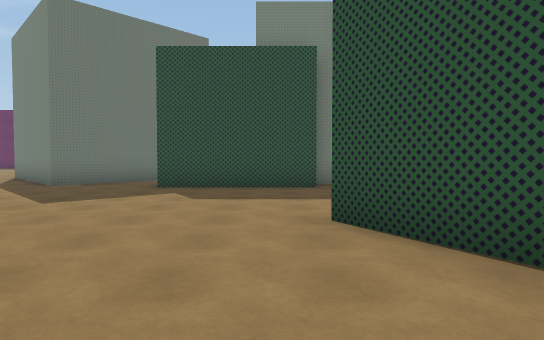
view 1 (above)

24 first-person views from a walk through a scene from a Unity 3-D project. The camera is 1.4 m above the floor, tilts 2° down and sees 75° across. The floor is counted in squares, 2 m on a side. Each view is taken from the middle of a square. On the plan, view 1 faces up. The plan holds only what a view shows up to about 11 squares ahead; the rest is blank. The place goes on beyond the plan. The player is left out. Some surface patterns are stand-ins.

view 2
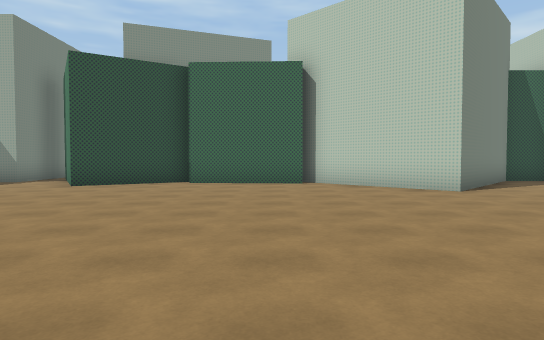

view 3
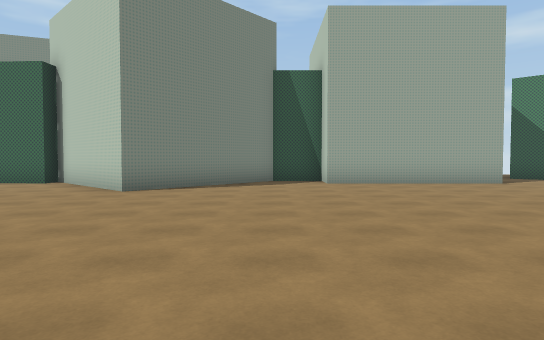

view 4
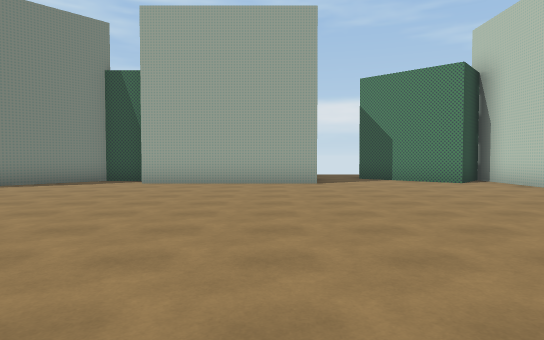

view 5
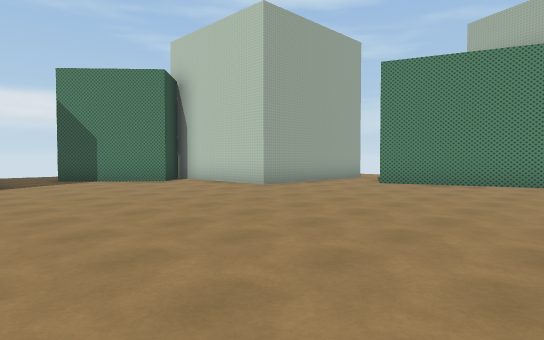

view 6
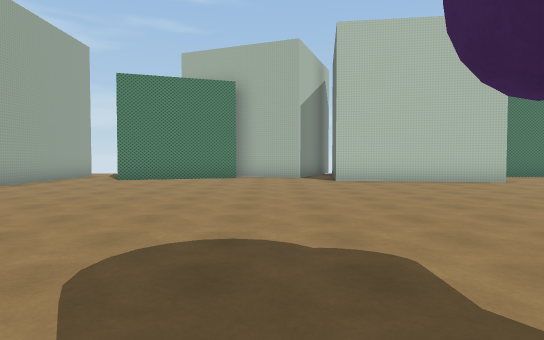

view 7
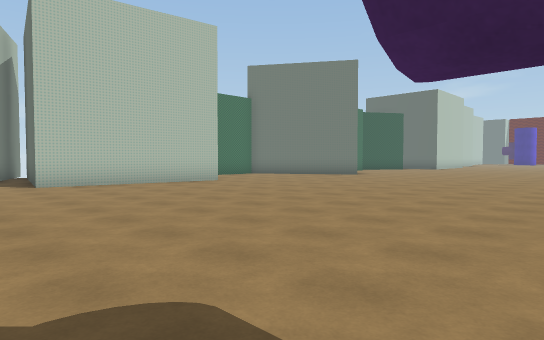

view 8
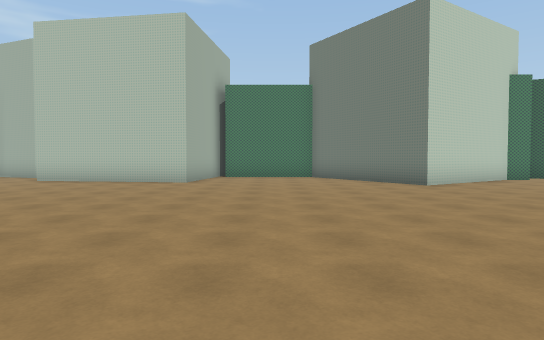

view 9
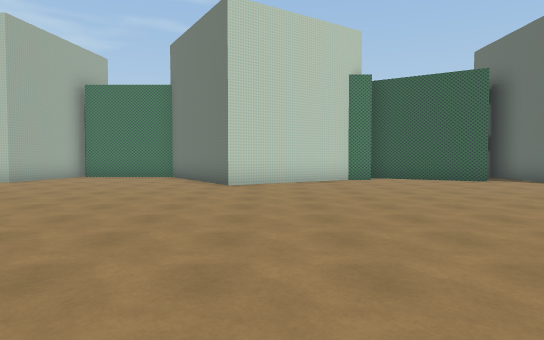

view 10
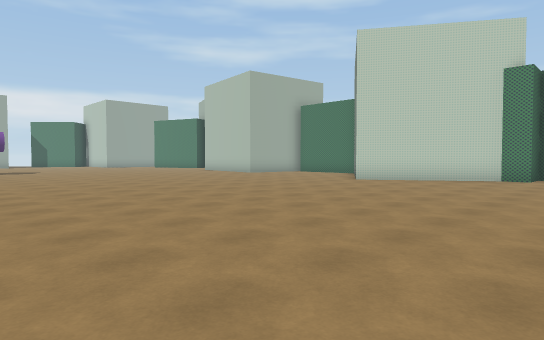

view 11
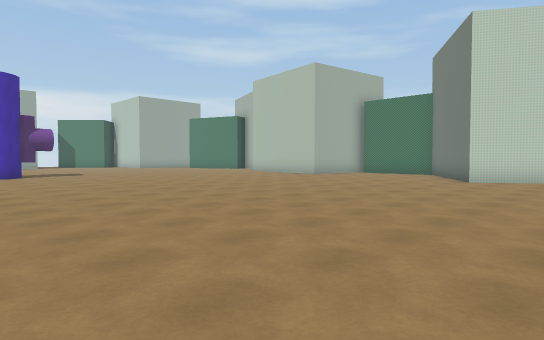

view 12
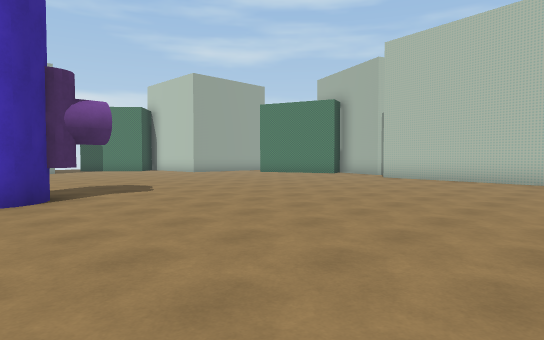

view 13
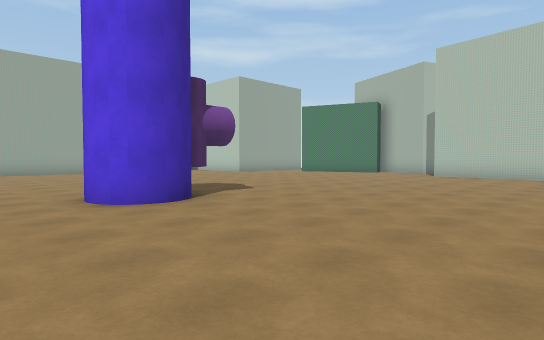

view 14
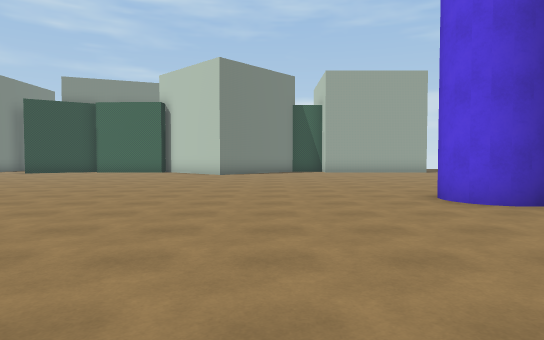

view 15
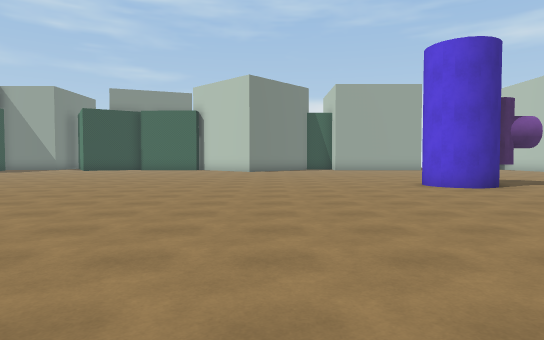

view 16
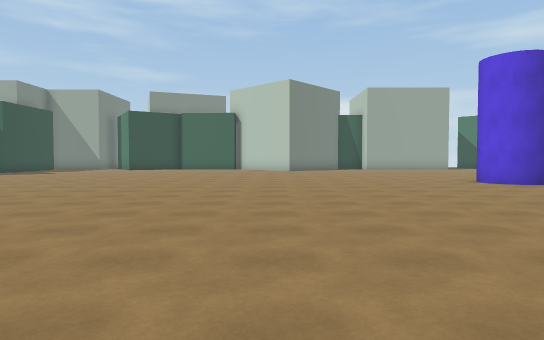

view 17
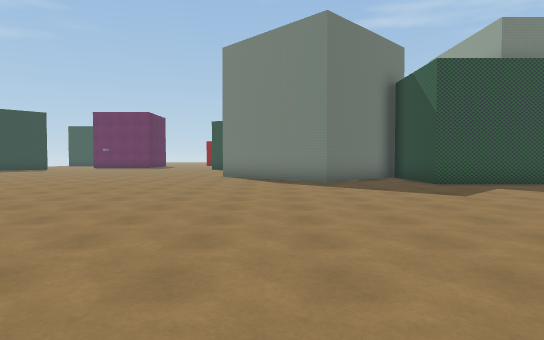

view 18
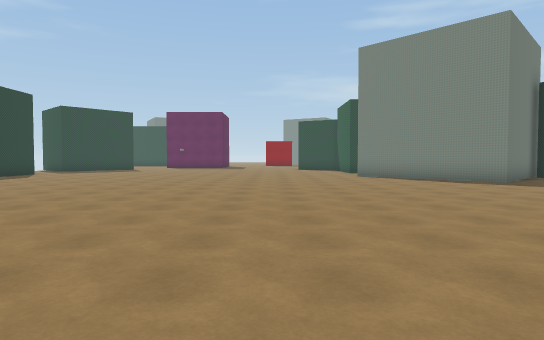

view 19
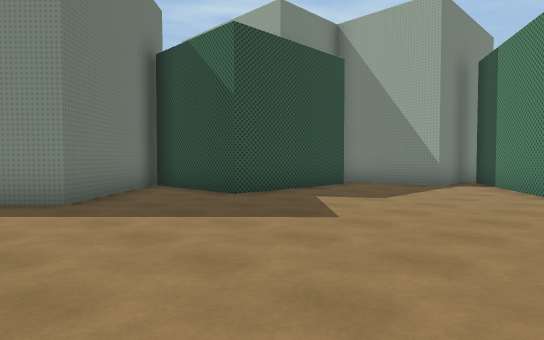

view 20
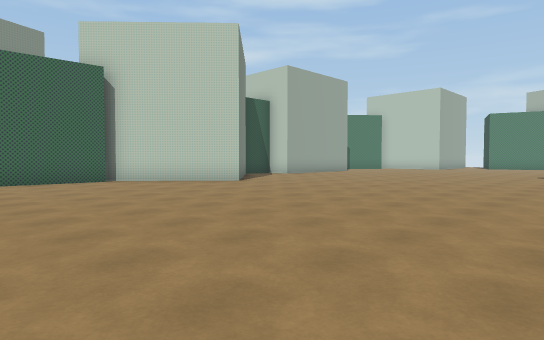

view 21
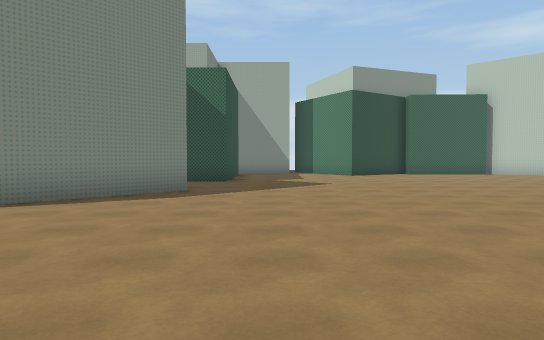

view 22
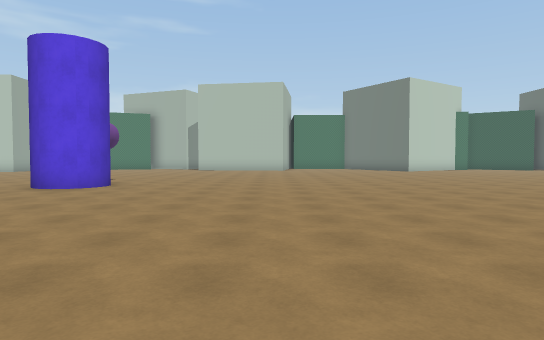

view 23
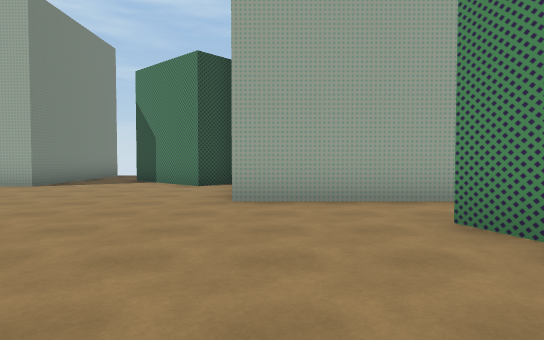

view 24
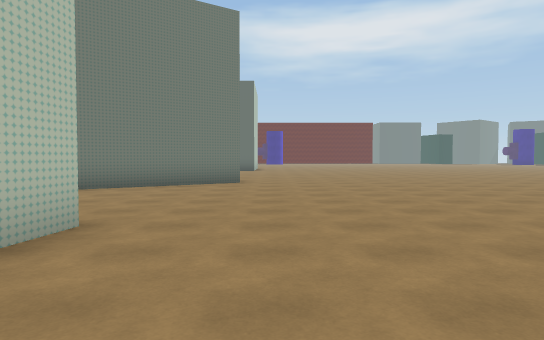

### Floor plan
Points are (right, up) in squares from view 1. A wall is a line through its corners. A room is listed if a view was taken in it or the views show most of it. See-through windows are left out.
Room 1 (views 1, 2, 3, 4, 5, 6, 7, 8, 9, 10, 11, 12, 13, 14, 15, 16, 17, 18, 19, 20, 21, 22, 23, 24)
walls: (-9.2, -9.8) (-8.7, -9.9); (-9.9, -11.1) (-10, -10.6); (1.5, -1.8) (1.5, 1.4); (-14.8, -22) (-14.6, -21) (-9.9, -21.7) (-10.1, -22.6); (2.3, 1.4) (0.7, 3.9) (3.9, 5.9); (-4.1, -22.3) (-3.2, -21.9); (-3.9, 10.4) (-5.5, 8.8) (-7.2, 10.5); (4, -14.2) (1.5, -14.2) (1.5, -9.5) (2.6, -9.5) (2.6, -8) (-0.7, -4.9) (2.2, -1.9); (1.1, 8.3) (-2.7, 8.3) (-2.7, 10.5); (-25.1, -22.2) (-24.4, -22.2) (-20.9, -19.9) (-19.2, -22.6); (-1.3, -22.5) (-1.3, -19.4) (3, -19.4) (1.7, -18.2) (3.7, -15.9); (1.6, 9.3) (1.1, 9.3); (-27.6, -21.8) (-27.2, -22); (4.9, 6.3) (2.1, 6.3) (2.1, 9)
ways out: opening at (4, -15)
objects: other object (-9, -12)

Positions as (right, up) in squares from view 1, and headings:
1: (0, 0), facing up
2: (-8, -1), facing right
3: (-8, -8), facing right
4: (-8, -13), facing right
5: (-8, -13), facing down-right
6: (-8, -11), facing down
7: (-8, -12), facing down-left
8: (-17, -11), facing down
9: (-22, -11), facing down
10: (-27, -10), facing down-right
11: (-24, -9), facing down-right
12: (-16, -10), facing down-right
13: (-15, -8), facing down-right
14: (-15, -7), facing right
15: (-18, -6), facing right
16: (-19, -4), facing right
17: (-7, -1), facing up
18: (-12, -1), facing up
19: (-7, 3), facing up-right
20: (-9, 2), facing down-right
21: (-13, 7), facing right
22: (-14, -2), facing down
23: (-7, -20), facing right
24: (-11, -19), facing left
